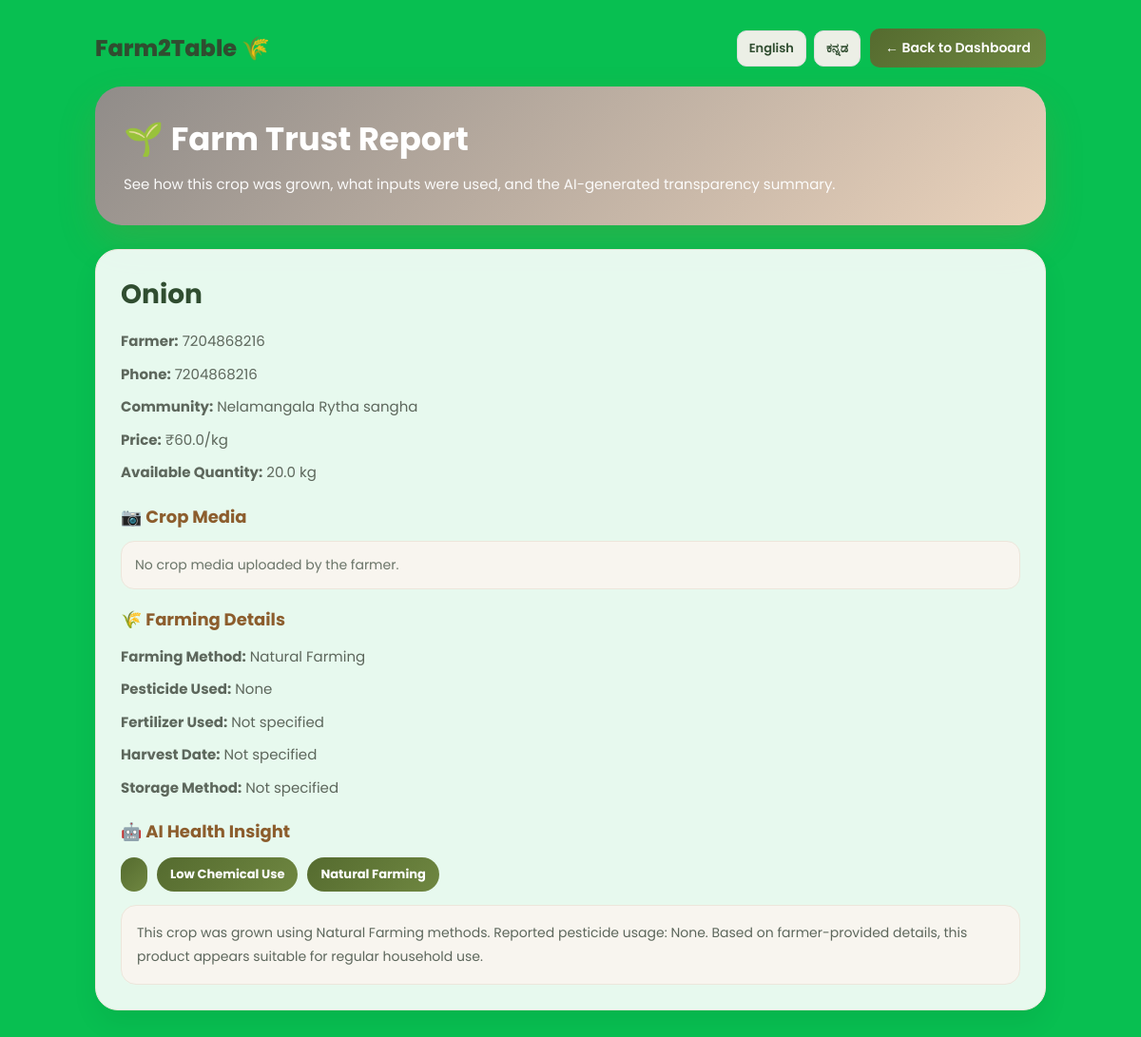
Page /crop_report/3 (signed in) on the committed database.
### tables this page shows
CREATE TABLE products (
    id INTEGER PRIMARY KEY AUTOINCREMENT,
    farmer_id INTEGER NOT NULL,
    name TEXT NOT NULL,
    description TEXT,
    price REAL NOT NULL,
    quantity REAL NOT NULL,
    unit TEXT NOT NULL,
    farming_method TEXT,
    pesticide_used TEXT,
    product_image TEXT,
    product_video TEXT,
    created_at TIMESTAMP DEFAULT CURRENT_TIMESTAMP,
    FOREIGN KEY(farmer_id) REFERENCES farmers(id)
);

CREATE TABLE farmers (
            id INTEGER PRIMARY KEY AUTOINCREMENT,
            name TEXT,
            phone TEXT,
            password TEXT,
            community_id INTEGER,
            latitude REAL,
            longitude REAL
        );

CREATE TABLE communities (
            id INTEGER PRIMARY KEY AUTOINCREMENT,
            name TEXT,
            latitude REAL,
            longitude REAL
        );

### app.py (the view)
@app.route('/crop_report/<int:product_id>')
def crop_report(product_id):
    if 'buyer_id' not in session:
        return redirect('/buyer_login')
    conn = sqlite3.connect("database.db")
    conn.row_factory = sqlite3.Row
    cursor = conn.cursor()
    cursor.execute("""
        SELECT
            products.id,
            products.name,
            products.description,
            products.price,
            products.quantity,
            products.unit,
            products.farming_method,
            products.pesticide_used,
            products.product_image,
            products.product_video,
            farmers.name AS farmer_name,
            farmers.phone AS farmer_phone,
            communities.name AS community_name
        FROM products
        JOIN farmers ON products.farmer_id = farmers.id
        LEFT JOIN communities ON farmers.community_id = communities.id
        WHERE products.id = ?
    """, (product_id,))
    product = cursor.fetchone()
    conn.close()
    if not product:
        return translations[get_lang()]["msg_product_not_found"], 404
    report = generate_health_report(product)
    return render_template(
        "crop_report.html",
        product=product,
        report=report,
        t=translations[get_lang()],
        lang=get_lang()
    )

### app.py (called while the page is built)
def get_lang():
    return session.get("lang", "en")

@app.context_processor
def inject_translator():
    lang = get_lang()
    return {
        "t": translations.get(lang, translations["en"]),
        "lang": lang
    }

@app.teardown_appcontext
def close_connection(exception):
    db = getattr(g, "_db", None)
    if db is not None:
        db.close()

### templates/crop_report.html (shortened to what this page needs)
<!DOCTYPE html>
<html lang="{{ lang }}">
<head>
</head>
<body>
<div class="page">
  <div class="topbar">
    <div class="logo">{{ t.logo }}</div>
    <div class="top-actions">
      <div class="lang-switch">
        <a href="/set_language/en">English</a>
        <a href="/set_language/kn">ಕನ್ನಡ</a>
      </div>
      <a href="/buyer_dashboard" class="back-btn">← {{ t.back_to_dashboard }}</a>
    </div>
  </div>
  <section class="hero">
    <h1>🌱 {{ t.farm_trust_report }}</h1>
    <p>{{ t.farm_trust_desc }}</p>
  </section>
  <div class="card">
    <h2>{{ product['name'] }}</h2>
    <div class="info"><strong>{{ t.farmer }}:</strong> {{ product['farmer_name'] }}</div>
    <div class="info"><strong>{{ t.phone }}:</strong> {{ product['farmer_phone'] }}</div>
    <div class="info"><strong>{{ t.community }}:</strong> {{ product['community_name'] or t.not_assigned }}</div>
    <div class="info"><strong>{{ t.price }}:</strong> ₹{{ product['price'] }}/kg</div>
    <div class="info"><strong>{{ t.available_quantity }}:</strong> {{ product['quantity'] }} kg</div>
    <div class="section-title">📷 Crop Media</div>
    {% if not product['product_image'] and not product['product_video'] %}
      <div class="empty-media">
        No crop media uploaded by the farmer.
      </div>
    {% endif %}
    <div class="section-title">🌾 {{ t.farming_details }}</div>
    <div class="info"><strong>{{ t.farming_method }}:</strong> {{ product['farming_method'] or t.not_specified }}</div>
    <div class="info"><strong>{{ t.pesticide_used }}:</strong> {{ product['pesticide_used'] or t.not_specified }}</div>
    <div class="info"><strong>{{ t.fertilizer_used }}:</strong> {{ product['fertilizer_used'] or t.not_specified }}</div>
    <div class="info"><strong>{{ t.harvest_date }}:</strong> {{ product['harvest_date'] or t.not_specified }}</div>
    <div class="info"><strong>{{ t.storage_method }}:</strong> {{ product['storage_method'] or t.not_specified }}</div>
    <div class="section-title">🤖 {{ t.ai_health_insight }}</div>
    <div class="badge-row">
      <div class="badge">{{ report['freshness'] }}</div>
      <div class="badge">{{ report['safety'] }}</div>
      <div class="badge">{{ report['badge'] }}</div>
    </div>
    <div class="summary">
      {{ report['summary'] }}
    </div>
  </div>
</div>
</body>
</html>

### templates/crop_report.html (style rules this page uses)
* { margin:0;padding:0;box-sizing:border-box; }
body { font-family:'Poppins',sans-serif; background:#08bf51; color:#1f2a1f; min-height:100vh; padding:30px 20px; }
.page { width:min(1000px,92%); margin:auto; }
.topbar { display:flex; justify-content:space-between; align-items:center; margin-bottom:20px; gap:12px; flex-wrap:wrap; }
.logo { font-size:24px; font-weight:800; color:#304d30; }
.top-actions { display:flex; gap:10px; flex-wrap:wrap; align-items:center; }
.lang-switch { display:flex; gap:8px; }
.lang-switch a { text-decoration:none; padding:8px 12px; border-radius:10px; background:#ecefe6; color:#304d30; font-size:13px; font-weight:600; border:1px solid #ddd; }
.back-btn { text-decoration:none; background:linear-gradient(135deg,#556b2f,#6f8741); color:white; padding:10px 16px; border-radius:10px; font-size:14px; font-weight:600; }
.hero { background:linear-gradient(135deg,#908c89,#ead2bb); color:white; border-radius:28px; padding:30px; box-shadow:0 18px 40px rgba(184,116,50,0.18); margin-bottom:25px; }
.hero h1 { font-size:34px; margin-bottom:8px; }
.hero p { font-size:15px; line-height:1.8; color:rgba(255,255,255,0.95); }
.card { background:rgba(255,255,255,0.9); border:1px solid #ece6db; border-radius:24px; padding:26px; box-shadow:0 14px 28px rgba(0,0,0,0.06); margin-bottom:20px; }
.card h2 { font-size:28px; color:#304d30; margin-bottom:14px; }
.section-title { font-size:18px; color:#8c5d2d; margin:18px 0 12px; font-weight:700; }
.info { font-size:15px; color:#5d675c; line-height:1.9; margin-bottom:6px; }
.empty-media { margin-top:10px; padding:14px; border-radius:14px; background:#f8f5ef; border:1px solid #ece6db; color:#6a7468; font-size:14px; }
.badge-row { display:flex; gap:10px; flex-wrap:wrap; margin:14px 0 10px; }
.badge { padding:8px 14px; border-radius:999px; font-size:13px; font-weight:700; color:white; background:linear-gradient(135deg,#556b2f,#6f8741); }
.summary { margin-top:14px; padding:16px; background:#f8f5ef; border:1px solid #ece6db; border-radius:16px; color:#5d675c; line-height:1.8; font-size:14px; }

### rows in the picture
products: name "Onion", price "60.0", quantity "20.0", farming_method "Natural Farming", pesticide_used "None", badge "Natural Farming"
farmers: farmer_name "7204868216", farmer_phone "7204868216"
communities: name "Nelamangala Rytha sangha"

### other values in the picture
{{ t.logo }} "Farm2Table 🌾"
{{ t.back_to_dashboard }} "Back to Dashboard"
{{ t.farm_trust_report }} "Farm Trust Report"
{{ t.farm_trust_desc }} "See how this crop was grown, what inputs were used, and the AI-generated transparency summary."
{{ t.farmer }} "Farmer"
{{ t.phone }} "Phone"
{{ t.community }} "Community"
{{ t.price }} "Price"
{{ t.available_quantity }} "Available Quantity"
{{ t.farming_details }} "Farming Details"
{{ t.farming_method }} "Farming Method"
{{ t.pesticide_used }} "Pesticide Used"
{{ t.fertilizer_used }} "Fertilizer Used"
{{ product['fertilizer_used'] or t.not_specified }} "Not specified"
{{ t.harvest_date }} "Harvest Date"
